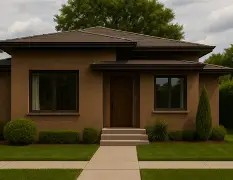
#> input picture CASA.JPG, 233 x 180 px
$ python -i 'figuras codigo.py'   (imports and definitions only)
#> lines starting #> are read from the running program, lines starting #| are printed output that depends on the picture; after the words box and inside, x2 and y2 are one past the last pixel; in counts of white or black regions, pixels touching at a corner belong together
#> further down, picture is the input picture: shape (180, 233, 3); mean B, G, R 46.5, 72, 80.6
import cv2
import numpy as np
import os

def detectar_figuras(frame):
    """
    Detecta figuras geométricas en una imagen y las dibuja con su nombre.
    """

    gray = cv2.cvtColor(frame, cv2.COLOR_BGR2GRAY)
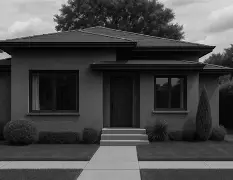
#> gray: shape (180, 233); min 0, max 227, mean 71.7

    blurred = cv2.GaussianBlur(gray, (5, 5), 0)
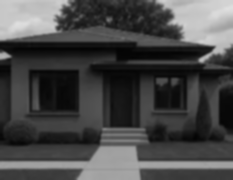
#> blurred: shape (180, 233); min 3, max 223, mean 71.7

    edges = cv2.Canny(blurred, 50, 150)
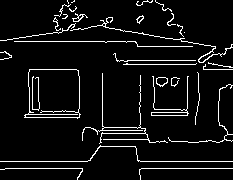
#> edges: shape (180, 233); 6.6% white in thin lines or dots

    contours, _ = cv2.findContours(edges, cv2.RETR_EXTERNAL, cv2.CHAIN_APPROX_SIMPLE)
#> contours = 31 contours, 25 with area under 20; largest, box (x1, y1, x2, y2) and area: (24, 69, 81, 119) 2420, (151, 76, 189, 116) 112, (156, 77, 168, 87) 78, (70, 17, 233, 63) 49, (72, 13, 88, 22) 38, (136, 15, 144, 24) 28

    for cnt in contours:

        if cv2.contourArea(cnt) < 300:
            continue

        approx = cv2.approxPolyDP(cnt, 0.04 * cv2.arcLength(cnt, True), True)

        x, y, w, h = cv2.boundingRect(approx)

        num_lados = len(approx)
        if num_lados == 3:
            figura = "Triángulo"
        elif num_lados == 4:
            aspect_ratio = w / float(h)
            figura = "Cuadrado" if 0.95 <= aspect_ratio <= 1.05 else "Rectángulo"
        elif num_lados == 5:
            figura = "Pentágono"
        elif num_lados == 6:
            figura = "Hexágono"
        else:
            figura = "Círculo"

        cv2.drawContours(frame, [approx], -1, (0, 255, 0), 2)
        cv2.putText(frame, figura, (x, y - 10), cv2.FONT_HERSHEY_SIMPLEX, 0.7, (255, 0, 0), 2)
#> this loop made 31 passes
#> (approx, x, y, w, h, num_lados, aspect_ratio, figura) on pass 10: ([[29, 69], [24, 117], [79, 117], [78, 70]], 24, 69, 56, 49, 4, 1.14, 'Rectángulo')
#> cnt on pass 17: [[184, 32]]
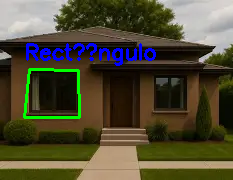
#> frame: shape (180, 233, 3); 3.78% of pixels changed, all inside (x1, y1, x2, y2) = (23, 43, 156, 119)

    return frame

def main():

    ruta_imagen = "CASA.jpg"

    if not os.path.exists(ruta_imagen):
        print(f"Error: No se encontró el archivo '{ruta_imagen}'.")
        return

    imagen = cv2.imread(ruta_imagen)
    if imagen is None:
        print("Error: No se pudo leer la imagen.")
        return

    imagen_con_figuras = detectar_figuras(imagen)

    cv2.imshow("Reconocimiento de Figuras Geometricas", imagen_con_figuras)

    cv2.waitKey(0)
    cv2.destroyAllWindows()

# [2 lines not run here, left out]

>>> import cv2
>>> picture = cv2.imread('CASA.JPG')
>>> result = detectar_figuras(picture)
